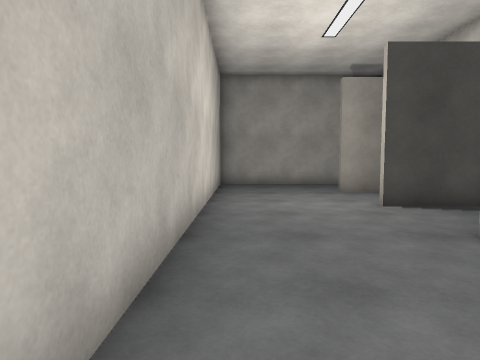
[1] (above)

16 first-person views from a walk through a 3-D level made in the Unity game engine. The camera is 1.2 m above the floor, tilts 4° down and sees 75° across. The floor is counted in squares, 1 m on a side. Each view is taken from the middle of a square. On the plan, view 1 faces up. The plan holds only what a view shows up to about 13 squares ahead; the rest is blank. The player is left out.

[2]
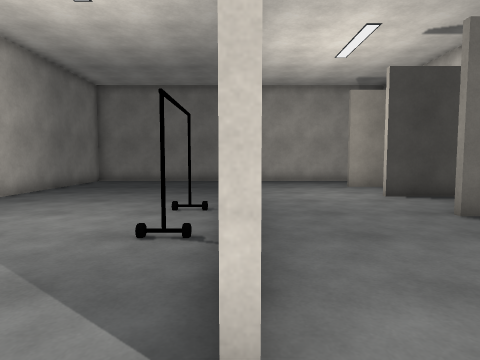

[3]
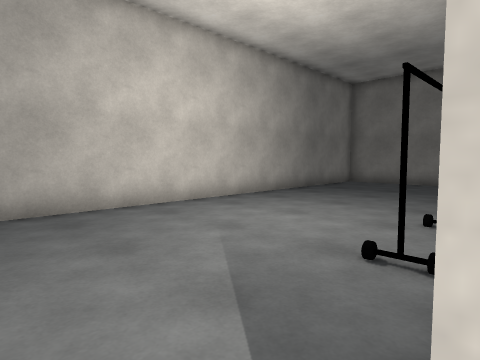

[4]
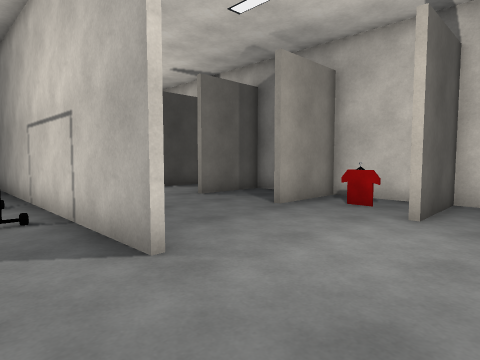

[5]
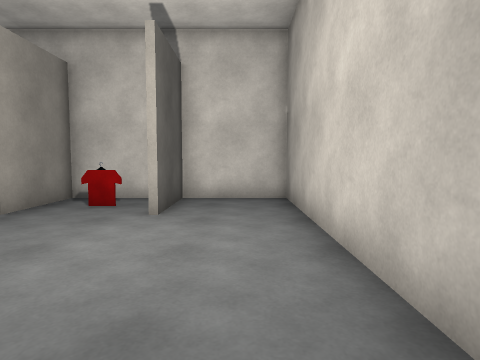

[6]
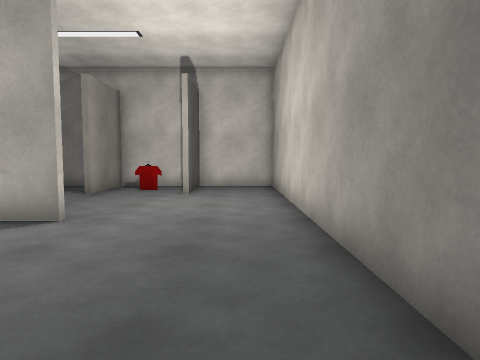

[7]
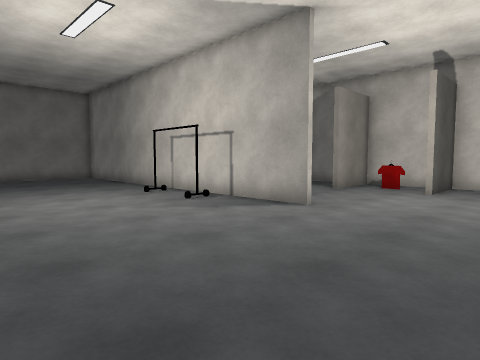

[8]
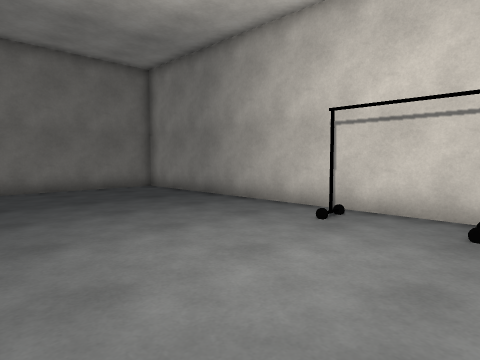

[9]
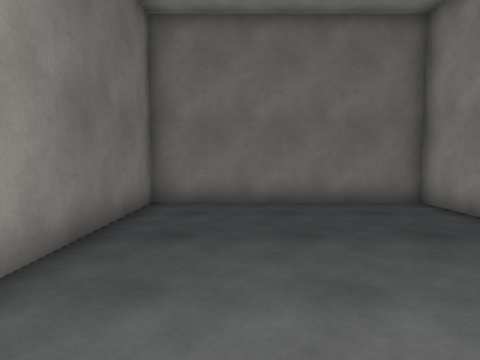

[10]
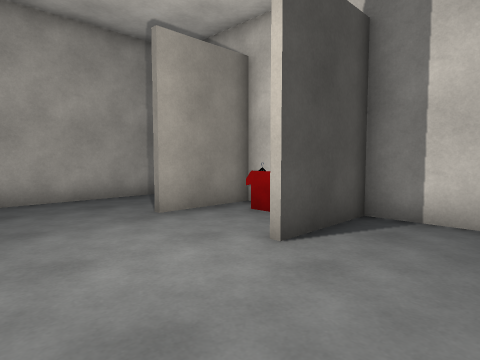

[11]
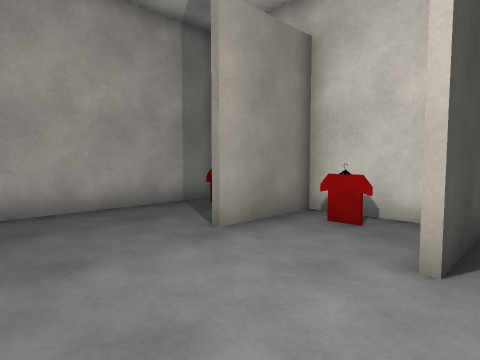

[12]
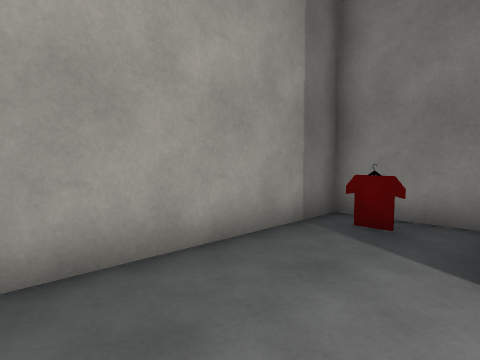

[13]
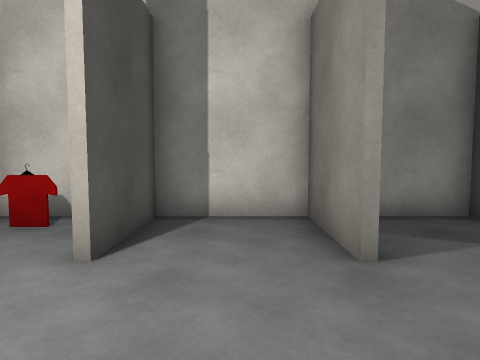

[14]
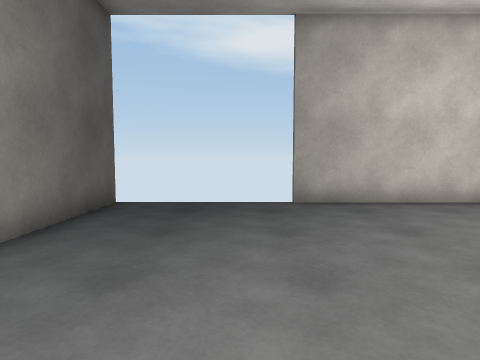

[15]
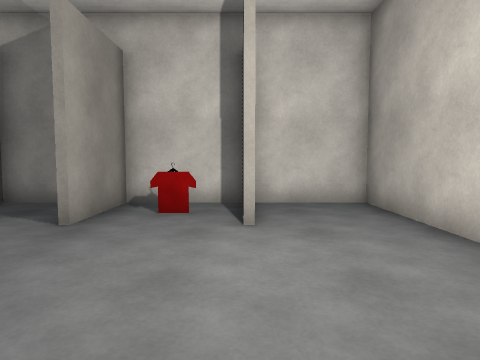

[16]
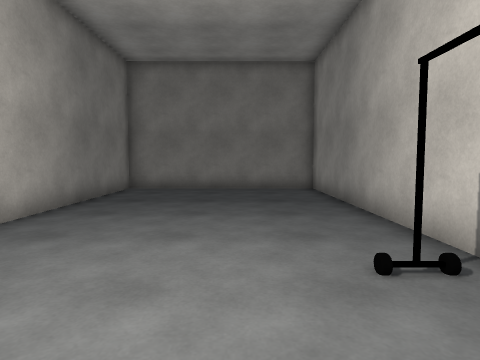

### Floor plan
Points are (right, up) in squares from view 1. A wall is a line through its corners. A room is listed if a view was taken in it or the views show most of it. See-through windows are left out.
Room 1 (views 1, 2, 3, 4, 5, 6, 7, 8, 9, 10, 11, 12, 13, 14, 15, 16)
walls: (-1.1, -0.6) (-1.1, 14.4) (-8.4, 14.4) (-8.4, -0.6); (3.5, 4.6) (6.5, 4.6); (6.5, 4.4) (3.5, 4.4); (6.4, 1.2) (6.4, 7.7) (3.5, 7.7); (-0.9, 13) (-0.9, 1); (6.4, 8.6) (6.4, 11.1) (3.5, 11.1); (6.4, -2.1) (6.4, 1.1) (3.5, 1.1); (-8.5, -5.4) (6.4, -5.4) (6.4, -2.3) (3.5, -2.3); (6.4, 11.8) (6.4, 14.4) (0.4, 14.4)
objects: other object (-2, 3); other object (5, -1) to (5, 0); other object (5, 9) to (5, 10); other object (5, 13)

Where each view was taken, in squares from view 1:
view 1: 0 up, 0 right, facing up
view 2: 2 down, 1 left, facing up
view 3: 1 down, 1 left, facing up-left
view 4: 4 down, 3 left, facing up-right
view 5: 4 down, 3 left, facing right
view 6: 4 down, 7 left, facing right
view 7: 5 down, 8 left, facing up-right
view 8: 2 up, 8 left, facing up-right
view 9: 6 up, 6 left, facing up
view 10: 5 up, 0 right, facing up-right
view 11: 7 up, 0 right, facing up-right
view 12: 11 up, 0 right, facing up-right
view 13: 6 up, 0 right, facing right
view 14: 2 down, 0 right, facing left
view 15: 2 down, 2 left, facing right
view 16: 2 up, 4 left, facing up
